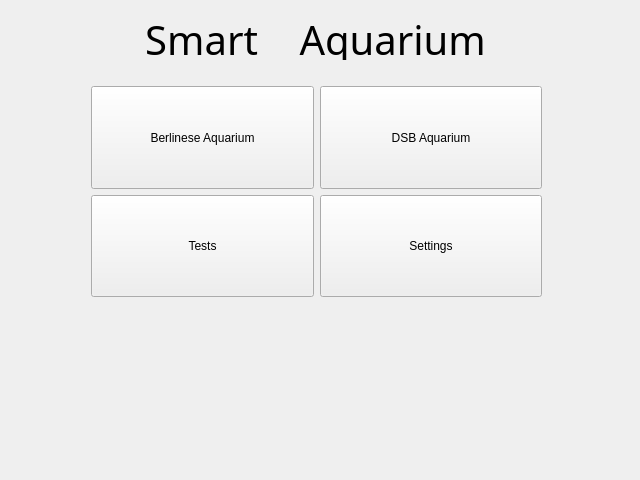
<?xml version="1.0" encoding="UTF-8"?>
<ui version="4.0">
 <class>MainWindow</class>
 <widget class="QWidget" name="MainWindow">
  <property name="geometry">
   <rect>
    <x>0</x>
    <y>0</y>
    <width>640</width>
    <height>480</height>
   </rect>
  </property>
  <property name="windowTitle">
   <string>Smart Aquarium</string>
  </property>
  <widget class="QLabel" name="label">
   <property name="geometry">
    <rect>
     <x>90</x>
     <y>19</y>
     <width>451</width>
     <height>41</height>
    </rect>
   </property>
   <property name="font">
    <font>
     <family>Sans Serif Collection</family>
     <pointsize>30</pointsize>
    </font>
   </property>
   <property name="text">
    <string>Smart    Aquarium</string>
   </property>
   <property name="alignment">
    <set>Qt::AlignmentFlag::AlignCenter</set>
   </property>
  </widget>
  <widget class="QWidget" name="layoutWidget">
   <property name="geometry">
    <rect>
     <x>91</x>
     <y>86</y>
     <width>451</width>
     <height>211</height>
    </rect>
   </property>
   <layout class="QVBoxLayout" name="verticalLayout">
    <item>
     <layout class="QHBoxLayout" name="horizontalLayout">
      <item>
       <widget class="QPushButton" name="ber_a">
        <property name="sizePolicy">
         <sizepolicy hsizetype="Minimum" vsizetype="Minimum">
          <horstretch>0</horstretch>
          <verstretch>0</verstretch>
         </sizepolicy>
        </property>
        <property name="text">
         <string>Berlinese Aquarium</string>
        </property>
       </widget>
      </item>
      <item>
       <widget class="QPushButton" name="dsb_a">
        <property name="sizePolicy">
         <sizepolicy hsizetype="Minimum" vsizetype="Minimum">
          <horstretch>0</horstretch>
          <verstretch>0</verstretch>
         </sizepolicy>
        </property>
        <property name="text">
         <string>DSB Aquarium</string>
        </property>
       </widget>
      </item>
     </layout>
    </item>
    <item>
     <layout class="QHBoxLayout" name="horizontalLayout_2">
      <item>
       <widget class="QPushButton" name="tests">
        <property name="sizePolicy">
         <sizepolicy hsizetype="Minimum" vsizetype="Minimum">
          <horstretch>0</horstretch>
          <verstretch>0</verstretch>
         </sizepolicy>
        </property>
        <property name="text">
         <string>Tests</string>
        </property>
       </widget>
      </item>
      <item>
       <widget class="QPushButton" name="settings">
        <property name="sizePolicy">
         <sizepolicy hsizetype="Minimum" vsizetype="Minimum">
          <horstretch>0</horstretch>
          <verstretch>0</verstretch>
         </sizepolicy>
        </property>
        <property name="text">
         <string>Settings</string>
        </property>
       </widget>
      </item>
     </layout>
    </item>
   </layout>
  </widget>
 </widget>
 <resources/>
 <connections/>
</ui>
